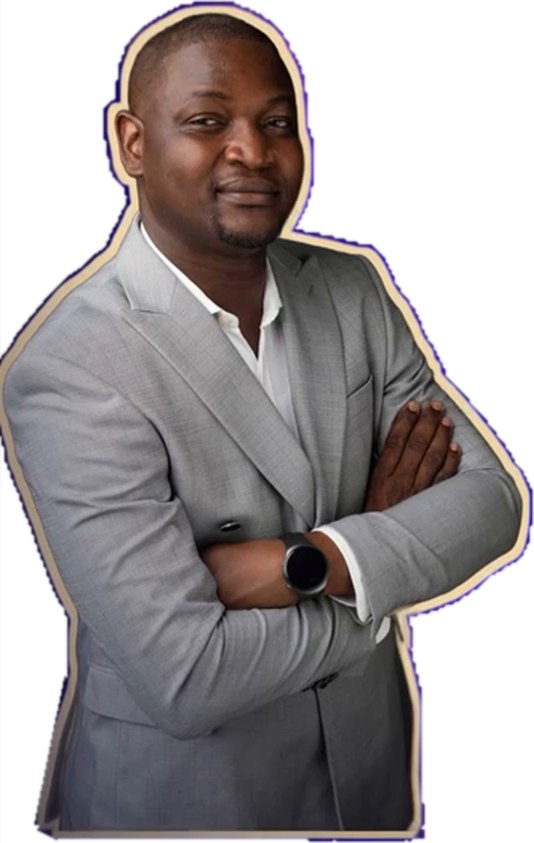
#> input picture surnaturel-16x9/assets/person.png, 1068 x 1686 px, given in place of k0.png, which was not available (shown at 1/2 size)
$ python build_screens.py assets
#> lines starting #> are read from the running program, lines starting #| are printed output that depends on the picture
# Builds 8 phone-screen textures (1080x2340, 9:19.5) from key frames of the original vertical video.
import numpy as np, sys
from PIL import Image, ImageDraw, ImageFont, ImageFilter
src=sys.argv[1]; out='assets/screens/'
W,H=1080,2340
F=ImageFont.truetype('/home/user/Motion/zone242-vision/engine/fonts/Inter-700.ttf',46)
for i in range(8):
    fr=Image.open(f'{src}/k{i}.png').convert('RGB'); a=np.array(fr).astype(float)
#> after `fr = Image.open(f'{src}/k{i}.png').convert('RGB')`:
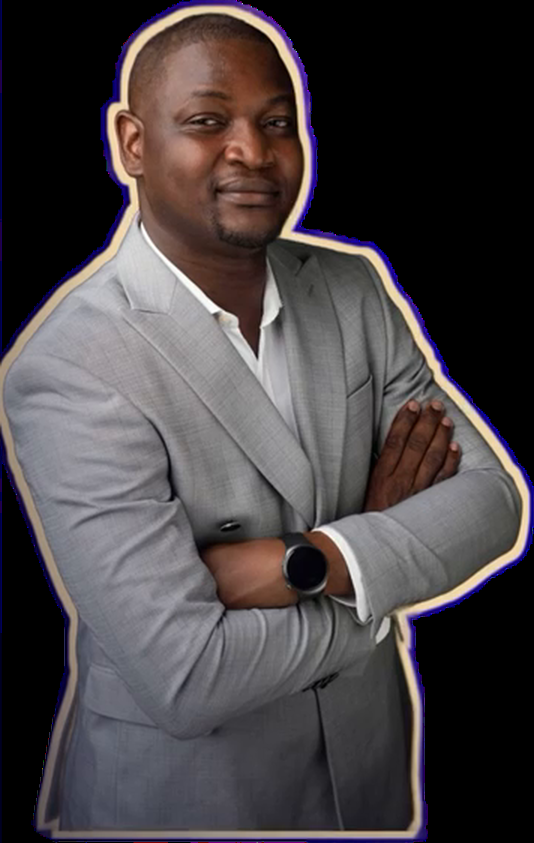
#> fr: PIL image 1068x1686 RGB (shown at 1/2 size); mean R, G, B 71.4, 65.6, 67.7
    top=a[:6].mean((0,1)); bot=a[-6:].mean((0,1))
#> after `top = a[:6].mean((0, 1))`: top = [4.9, 1.52, 14.5]
#> after `bot = a[-6:].mean((0, 1))`: bot = [22.47, 8.12, 45.61]
    ys=np.linspace(0,1,H)[:,None,None]
    canvas=(top*(1-ys)+bot*ys)*np.ones((H,W,3))
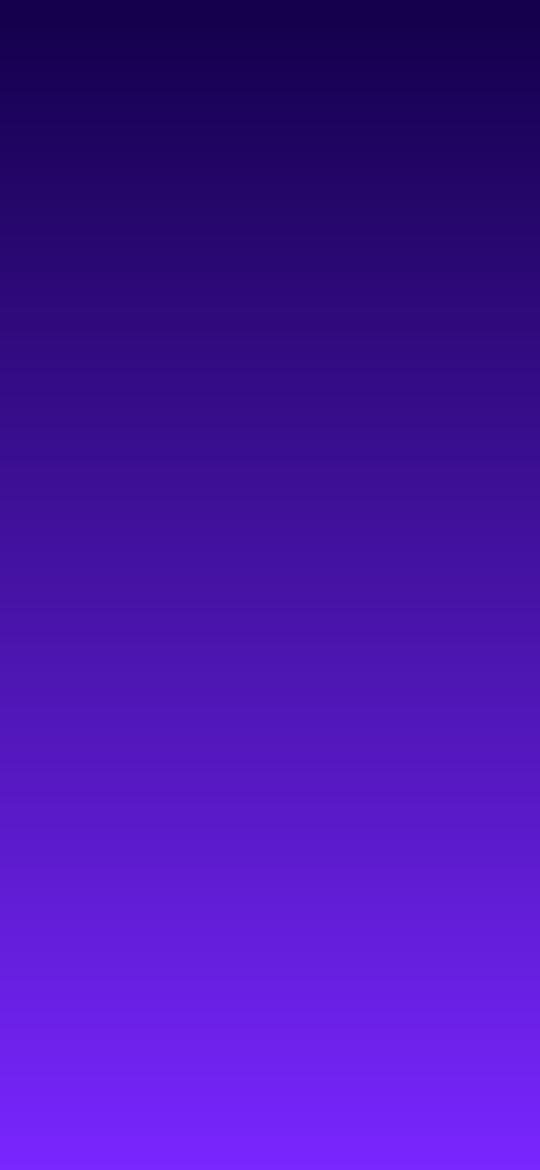
#> canvas: shape (2340, 1080, 3) float64 (shown at 1/2 size); mean of channels 0, 1, 2 13.7, 4.8, 30.1; drawn with min black and max white
    fr2=fr.resize((W,1920),Image.LANCZOS).filter(ImageFilter.UnsharpMask(1.2,60,2))
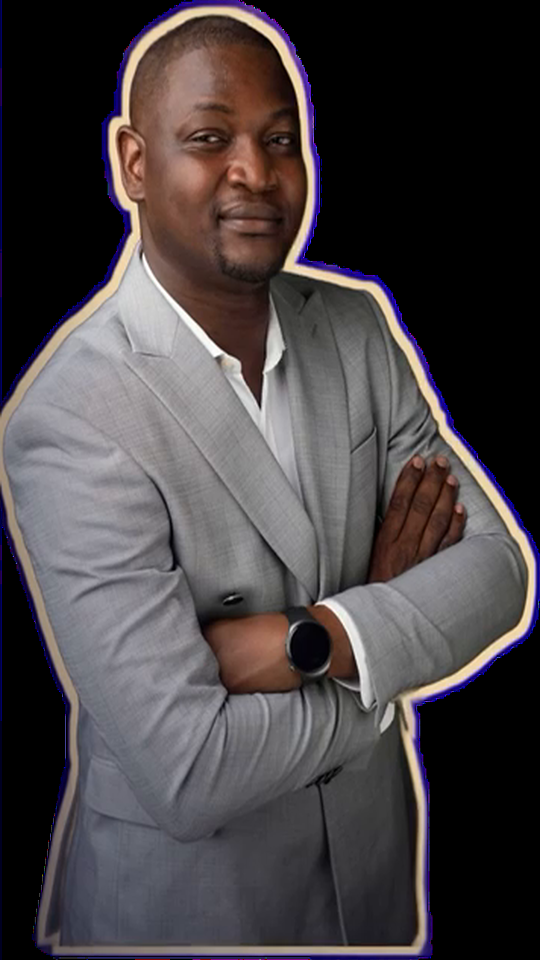
#> fr2: PIL image 1080x1920 RGB (shown at 1/2 size); mean R, G, B 71.5, 65.6, 67.8
    off=(H-1920)//2
    # feather the seam
    m=np.ones((1920,1),float); n=70; m[:n,0]=np.linspace(0,1,n); m[-n:,0]=np.linspace(1,0,n)
    reg=canvas[off:off+1920]; canvas[off:off+1920]=reg*(1-m[...,None])+np.array(fr2).astype(float)*m[...,None]
#> after `reg = canvas[off:off + 1920]`:
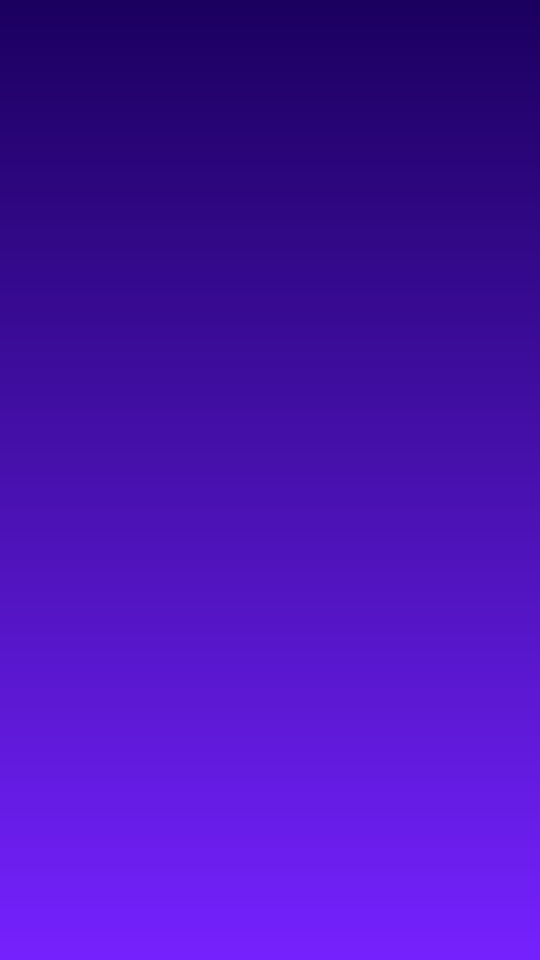
#> reg: shape (1920, 1080, 3) float64 (shown at 1/2 size); mean of channels 0, 1, 2 13.7, 4.8, 30.1; drawn with min black and max white
#> after `canvas[off:off + 1920] = reg * (1 - m[..., None]) + np.array(fr2).asty`:
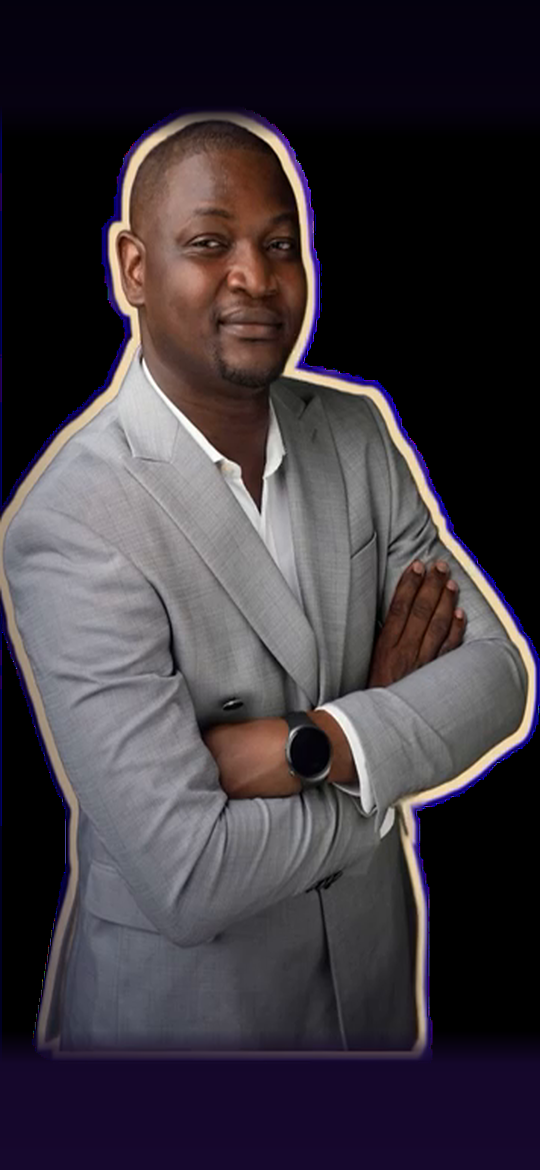
#> canvas: shape (2340, 1080, 3) float64 (shown at 1/2 size); mean of channels 0, 1, 2 60.3, 53.8, 60.6; drawn as R, G, B
    im=Image.fromarray(np.clip(canvas,0,255).astype('uint8')); d=ImageDraw.Draw(im)
    # status bar + dynamic island + home indicator
    d.rounded_rectangle((W/2-165,40,W/2+165,40+96),radius=48,fill=(0,0,0))
    d.text((110,62),'9:41',font=F,fill=(255,255,255))
    bx=W-250; d.rectangle((bx,72,bx+14,98),fill='white'); d.rectangle((bx+24,62,bx+38,98),fill='white'); d.rectangle((bx+48,50,bx+62,98),fill='white')
    d.rounded_rectangle((W-150,64,W-70,98),radius=10,outline=(255,255,255),width=4); d.rounded_rectangle((W-144,70,W-84,92),radius=6,fill='white')
    d.rounded_rectangle((W/2-190,H-52,W/2+190,H-40),radius=6,fill=(255,255,255))
    im.save(f'{out}s{i}.png')
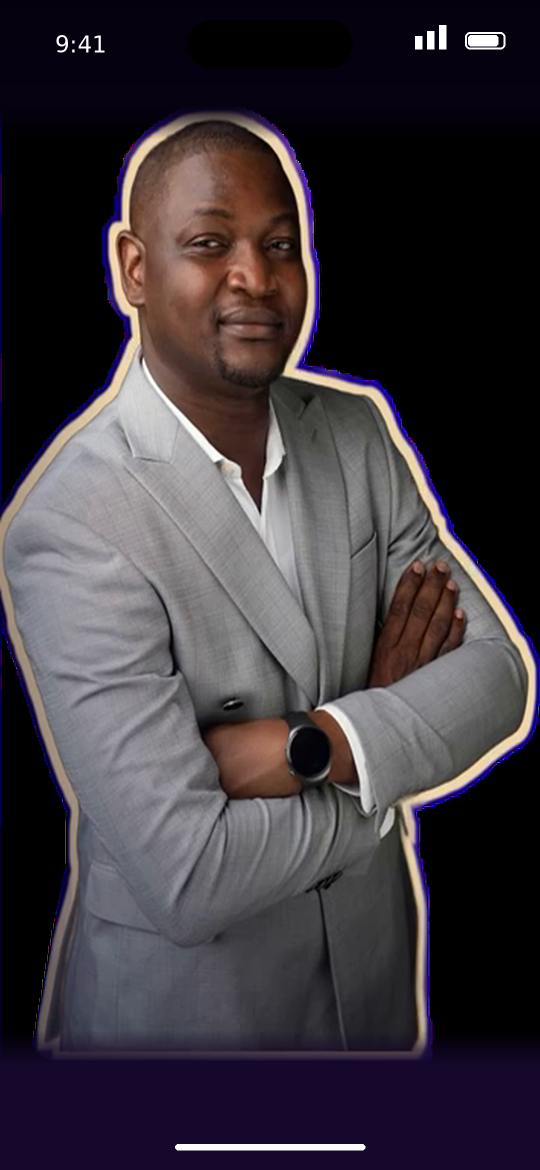
#> saved as s0.png: PIL image 1080x2340 RGB (shown at 1/2 size); mean R, G, B 61.1, 54.7, 61.2
#> (the run stopped early here; a loop or call above may not have finished)
